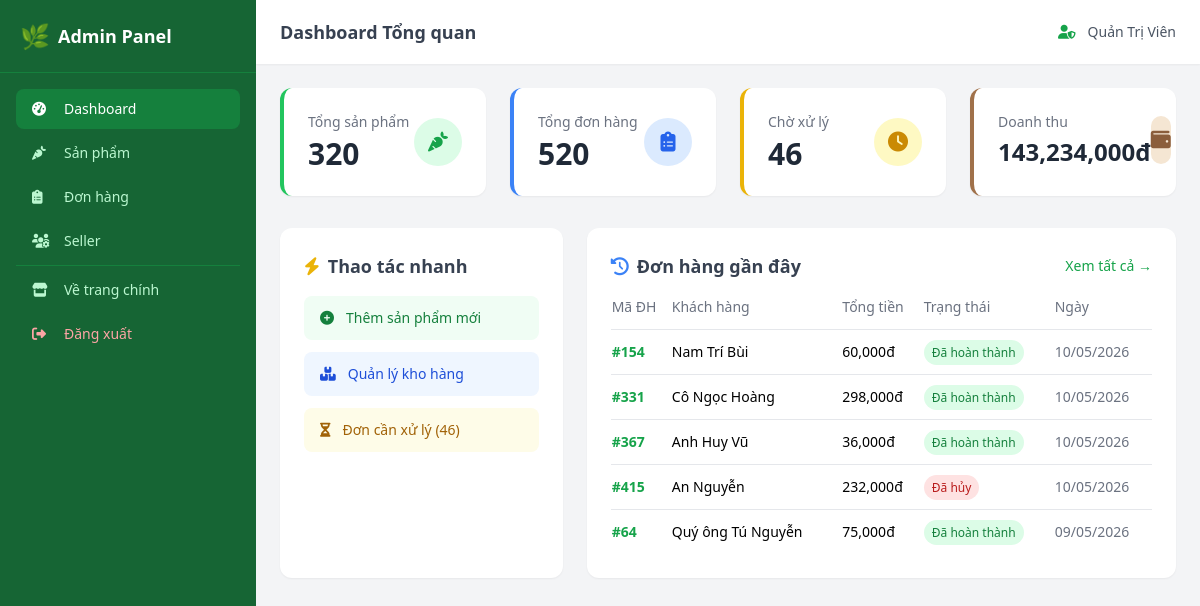
The page /admin (signed in) on the database its author committed.
### models.py (models this page shows, shortened)
class User(UserMixin, db.Model):
    __tablename__ = 'users'
    id = db.Column(db.Integer, primary_key=True)
    username = db.Column(db.String(80), unique=True, nullable=False, index=True)
    email = db.Column(db.String(120), unique=True, nullable=False, index=True)
    password_hash = db.Column(db.String(256), nullable=False)
    full_name = db.Column(db.String(150), nullable=False)
    phone = db.Column(db.String(20), nullable=True)
    address = db.Column(db.String(300), nullable=True)
    role = db.Column(db.String(20), nullable=False, default='buyer')  # 'admin' | 'seller' | 'buyer'
    is_active = db.Column(db.Boolean, default=True)
    created_at = db.Column(db.DateTime, default=datetime.utcnow)
    orders = db.relationship('Order', backref='customer', lazy='dynamic')
    products = db.relationship('Product', backref='seller', lazy='dynamic', foreign_keys='Product.seller_id')
    def is_admin(self):
        return self.role == 'admin'

class Order(db.Model):
    __tablename__ = 'orders'
    id = db.Column(db.Integer, primary_key=True)
    user_id = db.Column(db.Integer, db.ForeignKey('users.id'), nullable=False)
    order_date = db.Column(db.DateTime, default=datetime.utcnow)
    status = db.Column(db.String(30), nullable=False, default='Đang xử lý')
    total_amount = db.Column(db.Float, nullable=False, default=0)
    shipping_name = db.Column(db.String(150), nullable=False)
    shipping_phone = db.Column(db.String(20), nullable=False)
    shipping_address = db.Column(db.String(500), nullable=False)
    note = db.Column(db.Text, nullable=True)
    items = db.relationship('OrderItem', backref='order', lazy='joined', cascade='all, delete-orphan')
    payment = db.relationship('Payment', backref='order', uselist=False, cascade='all, delete-orphan')

### app.py (the view)
@app.route('/admin')
@admin_required
def admin_dashboard():
    total_products = Product.query.count()
    total_orders = Order.query.count()
    total_users = User.query.filter_by(role='buyer').count()
    total_sellers = User.query.filter_by(role='seller').count()
    pending_orders = Order.query.filter_by(status='Đang xử lý').count()
    recent_orders = Order.query.order_by(Order.order_date.desc()).limit(5).all()
    revenue = db.session.query(db.func.sum(Order.total_amount)).filter(
        Order.status != 'Đã hủy'
    ).scalar() or 0
    total_conversations = AIConversation.query.count()
    return render_template('admin/dashboard.html',
                           total_products=total_products,
                           total_orders=total_orders,
                           total_users=total_users,
                           total_sellers=total_sellers,
                           pending_orders=pending_orders,
                           recent_orders=recent_orders,
                           revenue=revenue,
                           total_conversations=total_conversations)

### app.py (called while the page is built)
@login_manager.user_loader
def load_user(user_id):
    return db.session.get(User, int(user_id))

def admin_required(f):
    @wraps(f)
    @login_required
    def decorated_function(*args, **kwargs):
        if not current_user.is_admin():
            abort(403)
        return f(*args, **kwargs)
    return decorated_function

@app.context_processor
def inject_cart_count():
    cart = session.get('cart', {})
    count = sum(item['quantity'] for item in cart.values())
    return dict(cart_count=count)

### templates/admin/dashboard.html (shortened to what this page needs)
{% extends 'admin/base_admin.html' %}
{% block page_title %}Dashboard Tổng quan{% endblock %}
{% block admin_content %}
<div class="grid grid-cols-1 sm:grid-cols-2 lg:grid-cols-4 gap-6 mb-8">
    <div class="bg-white rounded-xl shadow-sm p-6 border-l-4 border-green-brand-500">
        <div class="flex items-center justify-between">
            <div>
                <p class="text-sm text-gray-500">Tổng sản phẩm</p>
                <p class="text-3xl font-bold text-gray-800 mt-1">{{ total_products }}</p>
            </div>
            <div class="w-12 h-12 bg-green-brand-100 rounded-full flex items-center justify-center">
                <i class="fas fa-carrot text-green-brand-600 text-xl"></i>
            </div>
        </div>
    </div>
    <div class="bg-white rounded-xl shadow-sm p-6 border-l-4 border-blue-500">
        <div class="flex items-center justify-between">
            <div>
                <p class="text-sm text-gray-500">Tổng đơn hàng</p>
                <p class="text-3xl font-bold text-gray-800 mt-1">{{ total_orders }}</p>
            </div>
            <div class="w-12 h-12 bg-blue-100 rounded-full flex items-center justify-center">
                <i class="fas fa-clipboard-list text-blue-600 text-xl"></i>
            </div>
        </div>
    </div>
    <div class="bg-white rounded-xl shadow-sm p-6 border-l-4 border-yellow-500">
        <div class="flex items-center justify-between">
            <div>
                <p class="text-sm text-gray-500">Chờ xử lý</p>
                <p class="text-3xl font-bold text-gray-800 mt-1">{{ pending_orders }}</p>
            </div>
            <div class="w-12 h-12 bg-yellow-100 rounded-full flex items-center justify-center">
                <i class="fas fa-clock text-yellow-600 text-xl"></i>
            </div>
        </div>
    </div>
    <div class="bg-white rounded-xl shadow-sm p-6 border-l-4 border-earth-500">
        <div class="flex items-center justify-between">
            <div>
                <p class="text-sm text-gray-500">Doanh thu</p>
                <p class="text-2xl font-bold text-gray-800 mt-1">{{ "{:,.0f}".format(revenue) }}đ</p>
            </div>
            <div class="w-12 h-12 bg-earth-100 rounded-full flex items-center justify-center">
                <i class="fas fa-wallet text-earth-600 text-xl"></i>
            </div>
        </div>
    </div>
</div>
<div class="grid grid-cols-1 lg:grid-cols-3 gap-6">
    <div class="bg-white rounded-xl shadow-sm p-6">
        <h3 class="text-lg font-semibold text-gray-700 mb-4">
            <i class="fas fa-bolt text-yellow-500 mr-2"></i>Thao tác nhanh
        </h3>
        <div class="space-y-3">
            <a href="{{ url_for('admin_product_add') }}"
               class="flex items-center gap-3 px-4 py-3 bg-green-brand-50 text-green-brand-700 rounded-lg hover:bg-green-brand-100 transition font-medium text-sm">
                <i class="fas fa-plus-circle"></i> Thêm sản phẩm mới
            </a>
            <a href="{{ url_for('admin_products') }}"
               class="flex items-center gap-3 px-4 py-3 bg-blue-50 text-blue-700 rounded-lg hover:bg-blue-100 transition font-medium text-sm">
                <i class="fas fa-boxes-stacked"></i> Quản lý kho hàng
            </a>
            <a href="{{ url_for('admin_orders', status='Đang xử lý') }}"
               class="flex items-center gap-3 px-4 py-3 bg-yellow-50 text-yellow-700 rounded-lg hover:bg-yellow-100 transition font-medium text-sm">
                <i class="fas fa-hourglass-half"></i> Đơn cần xử lý ({{ pending_orders }})
            </a>
        </div>
    </div>
    <div class="bg-white rounded-xl shadow-sm p-6 lg:col-span-2">
        <div class="flex items-center justify-between mb-4">
            <h3 class="text-lg font-semibold text-gray-700">
                <i class="fas fa-clock-rotate-left text-blue-500 mr-2"></i>Đơn hàng gần đây
            </h3>
            <a href="{{ url_for('admin_orders') }}" class="text-sm text-green-brand-600 hover:underline">Xem tất cả →</a>
        </div>
        {% if recent_orders %}
        <div class="overflow-x-auto">
            <table class="w-full text-sm">
                <thead>
                    <tr class="text-left text-gray-500 border-b">
                        <th class="pb-3 font-medium">Mã ĐH</th>
                        <th class="pb-3 font-medium">Khách hàng</th>
                        <th class="pb-3 font-medium">Tổng tiền</th>
                        <th class="pb-3 font-medium">Trạng thái</th>
                        <th class="pb-3 font-medium">Ngày</th>
                    </tr>
                </thead>
                <tbody class="divide-y">
                    {% for order in recent_orders %}
                    <tr class="hover:bg-gray-50">
                        <td class="py-3">
                            <a href="{{ url_for('admin_order_detail', order_id=order.id) }}" class="text-green-brand-600 font-semibold hover:underline">#{{ order.id }}</a>
                        </td>
                        <td class="py-3">{{ order.shipping_name }}</td>
                        <td class="py-3 font-medium">{{ "{:,.0f}".format(order.total_amount) }}đ</td>
                        <td class="py-3">
                            {% if order.status == 'Đang xử lý' %}
                                <span class="px-2 py-1 bg-yellow-100 text-yellow-700 rounded-full text-xs font-medium">{{ order.status }}</span>
                            {% elif order.status == 'Đang giao' %}
                                <span class="px-2 py-1 bg-blue-100 text-blue-700 rounded-full text-xs font-medium">{{ order.status }}</span>
                            {% elif order.status == 'Đã hoàn thành' %}
                                <span class="px-2 py-1 bg-green-100 text-green-700 rounded-full text-xs font-medium">{{ order.status }}</span>
                            {% else %}
                                <span class="px-2 py-1 bg-red-100 text-red-700 rounded-full text-xs font-medium">{{ order.status }}</span>
                            {% endif %}
                        </td>
                        <td class="py-3 text-gray-500">{{ order.order_date.strftime('%d/%m/%Y') }}</td>
                    </tr>
                    {% endfor %}
                </tbody>
            </table>
        </div>
        {% else %}
        <div class="text-center py-8 text-gray-400">
            <i class="fas fa-inbox text-4xl mb-2"></i>
            <p>Chưa có đơn hàng nào</p>
        </div>
        {% endif %}
    </div>
</div>
{% endblock %}

### templates/admin/base_admin.html (shortened to what this page needs)
<!DOCTYPE html>
<html lang="vi">
<head>
    <script src="https://cdn.tailwindcss.com"></script>
    <link rel="stylesheet" href="https://cdnjs.cloudflare.com/ajax/libs/font-awesome/6.5.0/css/all.min.css">
</head>
<body class="bg-gray-100 min-h-screen">
    <div class="flex min-h-screen">
        <aside id="sidebar" class="w-64 bg-green-brand-800 text-white flex-shrink-0 hidden lg:block">
            <div class="p-5 border-b border-green-brand-700">
                <a href="{{ url_for('admin_dashboard') }}" class="flex items-center gap-2">
                    <span class="text-2xl">🌿</span>
                    <span class="text-lg font-bold">Admin Panel</span>
                </a>
            </div>
            <nav class="p-4 space-y-1">
                <a href="{{ url_for('admin_dashboard') }}"
                   class="flex items-center gap-3 px-4 py-2.5 rounded-lg text-sm font-medium
                   {% if request.endpoint == 'admin_dashboard' %}bg-green-brand-700 text-white{% else %}text-green-brand-200 hover:bg-green-brand-700 hover:text-white{% endif %} transition">
                    <i class="fas fa-tachometer-alt w-5"></i> Dashboard
                </a>
                <a href="{{ url_for('admin_products') }}"
                   class="flex items-center gap-3 px-4 py-2.5 rounded-lg text-sm font-medium
                   {% if 'product' in request.endpoint %}bg-green-brand-700 text-white{% else %}text-green-brand-200 hover:bg-green-brand-700 hover:text-white{% endif %} transition">
                    <i class="fas fa-carrot w-5"></i> Sản phẩm
                </a>
                <a href="{{ url_for('admin_orders') }}"
                   class="flex items-center gap-3 px-4 py-2.5 rounded-lg text-sm font-medium
                   {% if 'order' in request.endpoint %}bg-green-brand-700 text-white{% else %}text-green-brand-200 hover:bg-green-brand-700 hover:text-white{% endif %} transition">
                    <i class="fas fa-clipboard-list w-5"></i> Đơn hàng
                </a>
                <a href="{{ url_for('admin_sellers') }}"
                   class="flex items-center gap-3 px-4 py-2.5 rounded-lg text-sm font-medium
                   {% if 'seller' in request.endpoint %}bg-green-brand-700 text-white{% else %}text-green-brand-200 hover:bg-green-brand-700 hover:text-white{% endif %} transition">
                    <i class="fas fa-users-cog w-5"></i> Seller
                </a>
                <hr class="border-green-brand-700 my-3">
                <a href="{{ url_for('index') }}"
                   class="flex items-center gap-3 px-4 py-2.5 rounded-lg text-sm font-medium text-green-brand-200 hover:bg-green-brand-700 hover:text-white transition">
                    <i class="fas fa-store w-5"></i> Về trang chính
                </a>
                <a href="{{ url_for('logout') }}"
                   class="flex items-center gap-3 px-4 py-2.5 rounded-lg text-sm font-medium text-red-300 hover:bg-red-600 hover:text-white transition">
                    <i class="fas fa-sign-out-alt w-5"></i> Đăng xuất
                </a>
            </nav>
        </aside>
        <div class="flex-1 flex flex-col">
            <header class="bg-white shadow-sm h-16 flex items-center justify-between px-6">
                <h2 class="text-lg font-semibold text-gray-700">{% block page_title %}Dashboard{% endblock %}</h2>
                <div class="flex items-center gap-3 text-sm text-gray-600">
                    <i class="fas fa-user-shield text-green-brand-600"></i>
                    <span>{{ current_user.full_name }}</span>
                </div>
            </header>
            <main class="flex-1 p-6">
                {% block admin_content %}{% endblock %}
            </main>
        </div>
    </div>
</body>
</html>

### rows shown on the page
User: full_name "Quản Trị Viên"
Order: id "154", shipping_name "Nam Trí Bùi", total_amount "60,000", status "Đã hoàn thành", order_date "10/05/2026"
Order: id "331", shipping_name "Cô Ngọc Hoàng", total_amount "298,000", status "Đã hoàn thành", order_date "10/05/2026"
Order: id "367", shipping_name "Anh Huy Vũ", total_amount "36,000", status "Đã hoàn thành", order_date "10/05/2026"
Order: id "415", shipping_name "An Nguyễn", total_amount "232,000", status "Đã hủy", order_date "10/05/2026"
Order: id "64", shipping_name "Quý ông Tú Nguyễn", total_amount "75,000", status "Đã hoàn thành", order_date "09/05/2026"

### other values the page prints
{{ total_products }} "320"
{{ total_orders }} "520"
{{ pending_orders }} "46"
{{ "{:,.0f}".format(revenue) }} "143,234,000"
